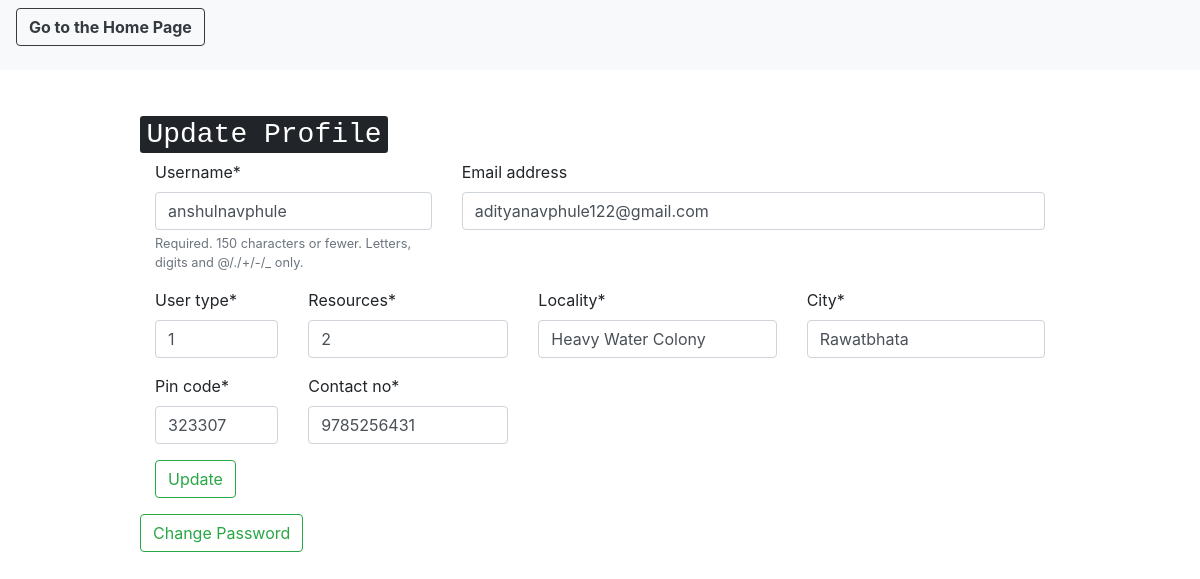
The app's page /users/edit/ (signed in), older data.
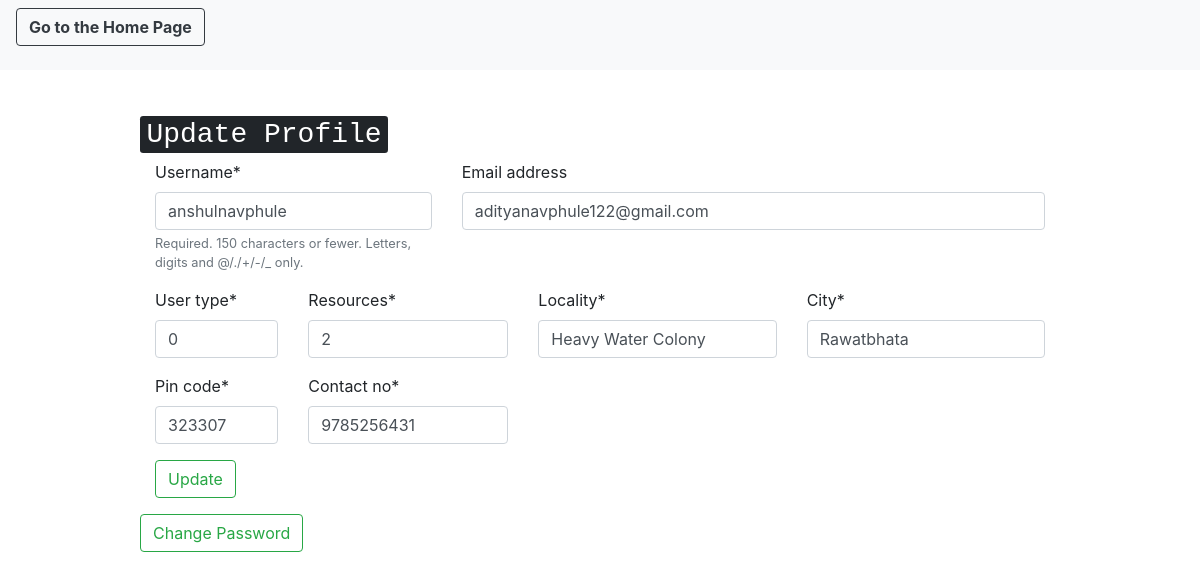
The same page, newer data.
### customUser/models.py (models this page shows, shortened)
class CustomUser(AbstractUser):
    pin_code = models.IntegerField(null = True)
    contact_no = models.IntegerField(null = True)
    resources = models.IntegerField(null = True) # no. of persons avability/requirement
    locality = models.CharField(max_length = 100)
    city = models.CharField(max_length = 50)
    """CHOICES=[('0','Donor'),
                     ('1','Reciever')]"""
    user_type = models.IntegerField(null = True) # 0 - Donor 1 - Reciever

### customUser/views.py (the view)
# urls.py: path('edit/', views.edit_profile, name = 'edit_profile'),
@login_required(login_url="/users/login")
def edit_profile(request):
	if request.method == "POST":
		form = CustomUserChangeForm(request.POST, instance = request.user)
		if form.is_valid():
			form.save()
			return redirect('home')
		else:
			return HttpResponse('something is not right! (look again at the code)')
	elif request.method == "GET":
		form = CustomUserChangeForm(instance = request.user)
		context = {'form' : form }
		return render(request, 'edit_form.html', context)

### customUser/forms.py
class CustomUserChangeForm(UserChangeForm):
    class Meta:
        model = CustomUser
        fields = ('username', 'email', 'user_type', 'resources', 'locality', 'city', 'pin_code', 'contact_no')

### templates/edit_form.html (shortened to what this page needs)
{% extends 'base.html' %}
{% load crispy_forms_tags %}
{% block navigation %}
<form method = "post" action = "{% url 'homePage' %}">
    <button type = "submit" class = "btn btn-outline-dark navbar-btn"><strong>  Go to the Home Page </strong> </button>
  </form>
{% endblock %}
{% block content %}
<h2> <kbd> Update Profile </kbd> </h2>
<div class = "container">
<form method = "post">
	<div class = "row">
		<div class = "col-4">
			{{ form.username | as_crispy_field }}
		</div>
		<div class = "col">
			{{ form.email | as_crispy_field }}
		</div>
	</div>
	<div class = "row">
		<div class = "col-2">
			{{form.user_type | as_crispy_field}}
		</div>
		<div class = "col-3">
			{{form.resources | as_crispy_field}}
		</div>
		<div class = "col">
			{{form.locality | as_crispy_field}}
		</div>
		<div class = "col">
			{{form.city | as_crispy_field}}
		</div>
	</div>
	<div class = "row">
		<div class = "col-2">
			{{form.pin_code | as_crispy_field}}
		</div>
		<div class = "col-3">
			{{form.contact_no | as_crispy_field}}
		</div>
	</div>
	<button type = "submit" class = "btn btn-outline-success"> Update </button>
</form>
</div>
<form method = "post" action = "{% url 'password_reset' %}">
	<button type = "submit" class = "btn btn-outline-success"> Change Password </button>
</form>
{% endblock %}

Row changes from the older to the newer data that the page shows:
changed CustomUser "anshulnavphule": user_type "1" → "0"
